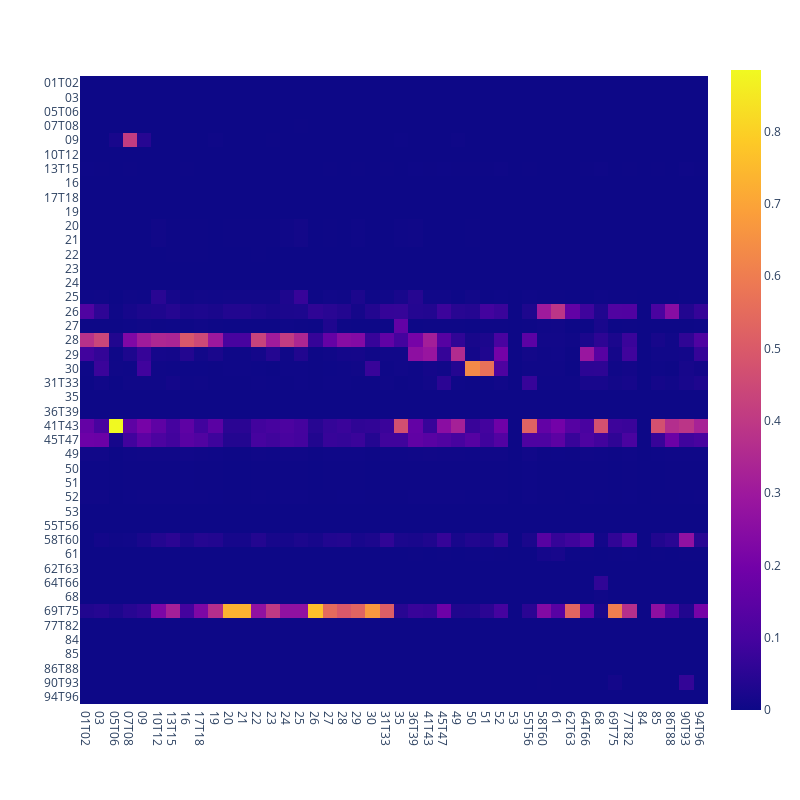

Notebook code cell kept with this figure:
### Code cell
px.imshow(res, width=800, height = 800)
#Image("finaloecdmat.png")

### Figure 1 — Plotly figure (JSON) as saved in the notebook; plotly's stock layout.template omitted (floating-point values rounded to 4 significant figures; data arrays with more than 128 entries replaced by an {"elided": "..."} marker saying what was removed)
{"data": [{"coloraxis": "coloraxis", "hovertemplate": "x: %{x}<br>y: %{y}<br>color: %{z}<extra></extra>", "name": "0", "type": "heatmap", "x": ["01T02", "03", "05T06", "07T08", "09", "10T12", "13T15", "16", "17T18", "19", "20", "21", "22", "23", "24", "25", "26", "27", "28", "29", "30", "31T33", "35", "36T39", "41T43", "45T47", "49", "50", "51", "52", "53", "55T56", "58T60", "61", "62T63", "64T66", "68", "69T75", "77T82", "84", "85", "86T88", "90T93", "94T96"], "xaxis": "x", "y": ["01T02", "03", "05T06", "07T08", "09", "10T12", "13T15", "16", "17T18", "19", "20", "21", "22", "23", "24", "25", "26", "27", "28", "29", "30", "31T33", "35", "36T39", "41T43", "45T47", "49", "50", "51", "52", "53", "55T56", "58T60", "61", "62T63", "64T66", "68", "69T75", "77T82", "84", "85", "86T88", "90T93", "94T96"], "yaxis": "y", "z": {"elided": "44x44 float values"}}], "layout": {"coloraxis": {"colorscale": [[0, "#0d0887"], [0.1111, "#46039f"], [0.2222, "#7201a8"], [0.3333, "#9c179e"], [0.4444, "#bd3786"], [0.5556, "#d8576b"], [0.6667, "#ed7953"], [0.7778, "#fb9f3a"], [0.8889, "#fdca26"], [1, "#f0f921"]]}, "height": 800, "margin": {"t": 60}, "width": 800, "xaxis": {"anchor": "y", "constrain": "domain", "domain": [0, 1], "scaleanchor": "y"}, "yaxis": {"anchor": "x", "autorange": "reversed", "constrain": "domain", "domain": [0, 1]}}}
